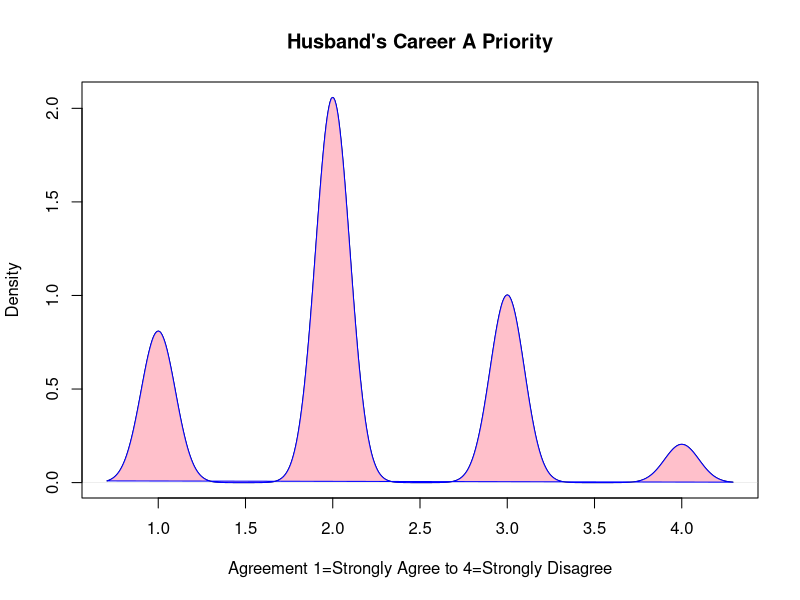
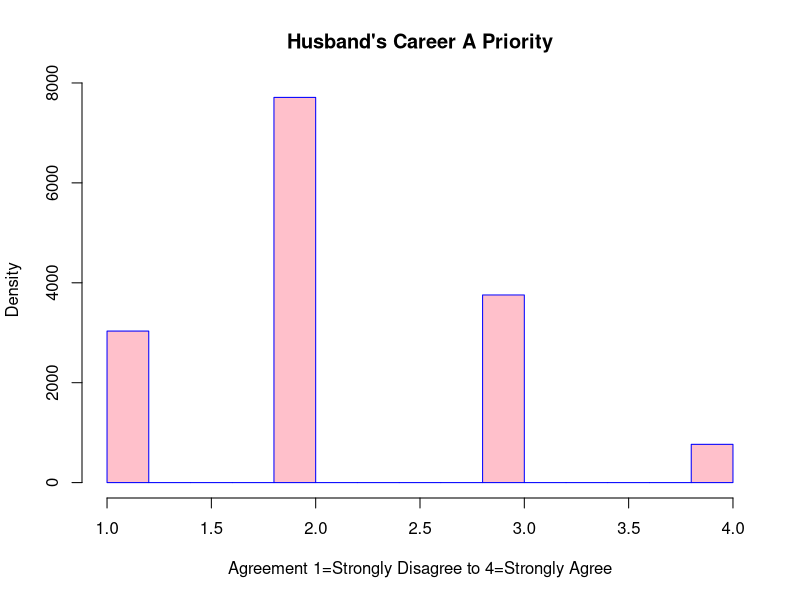
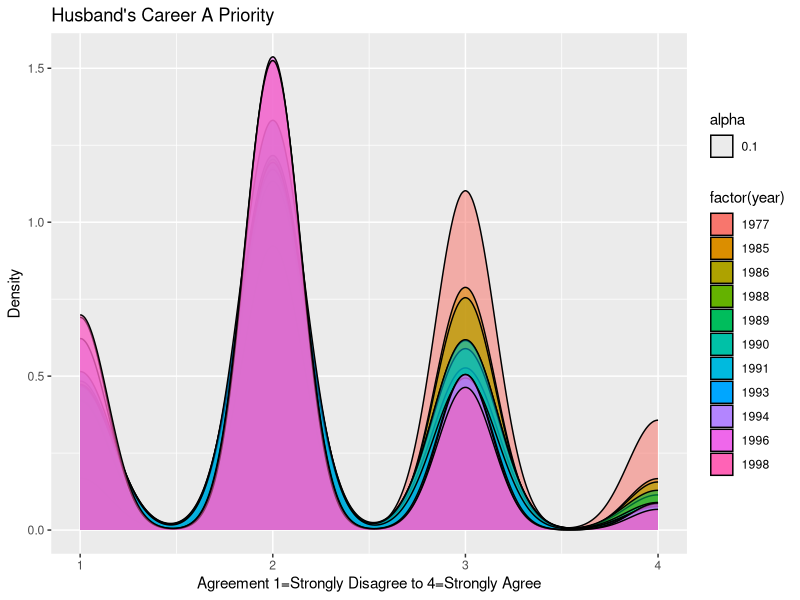
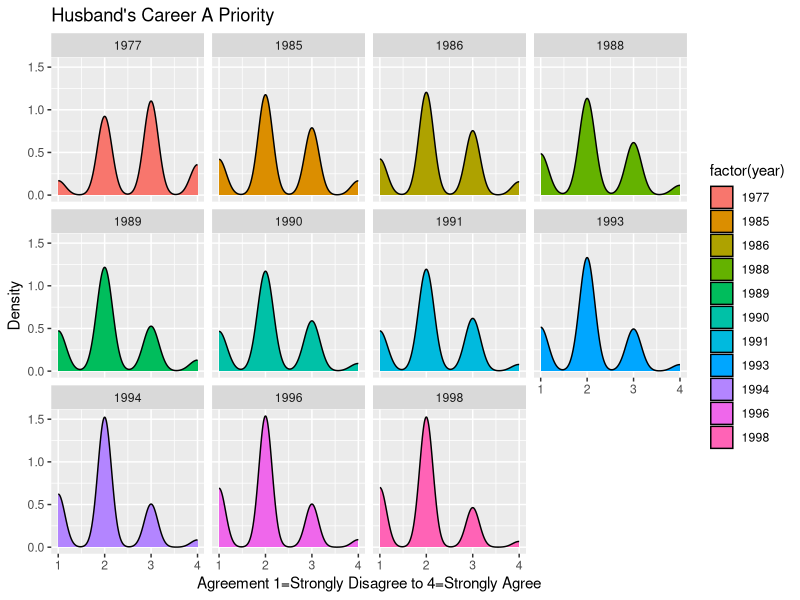
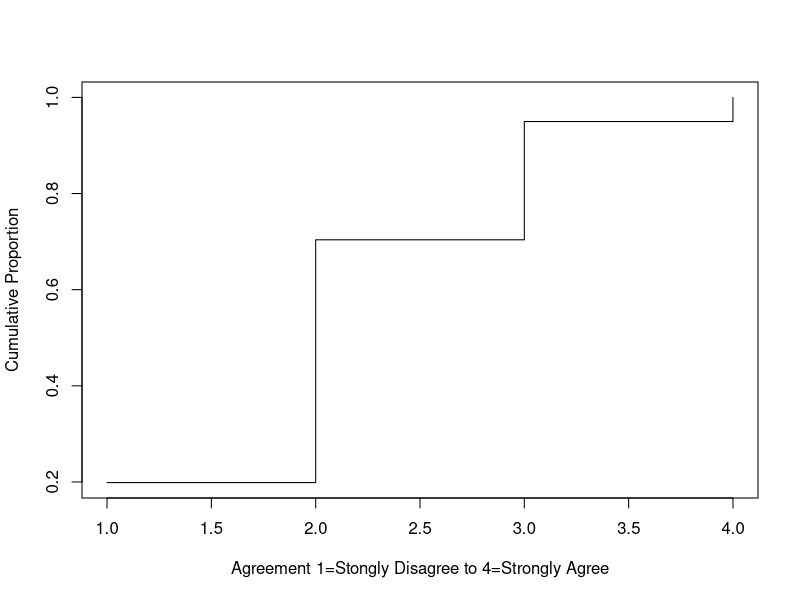
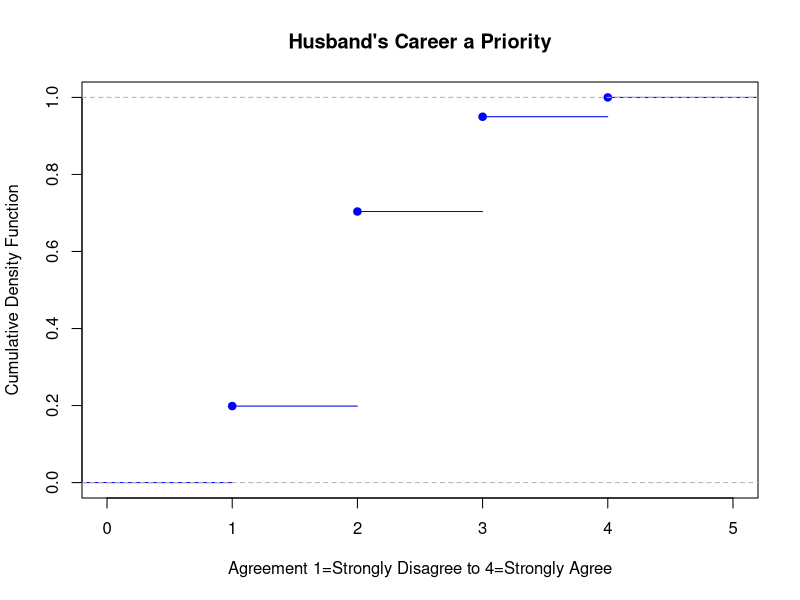
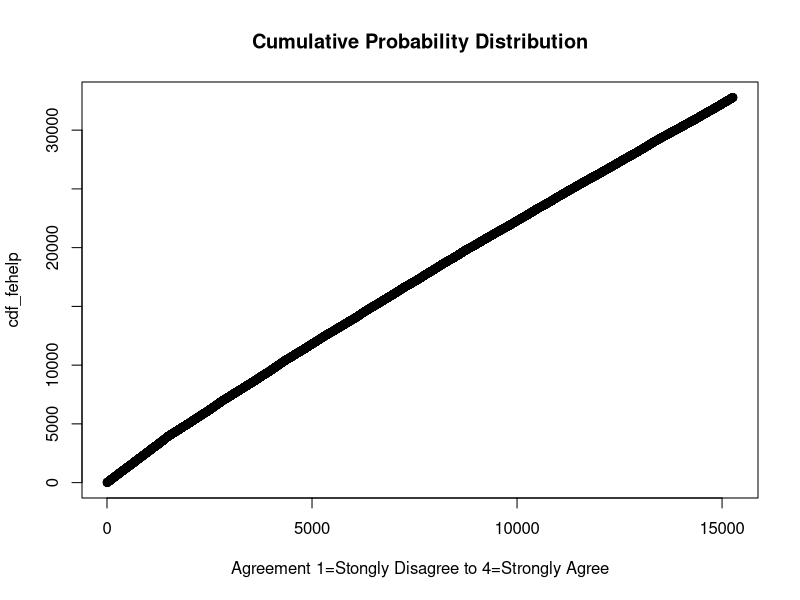
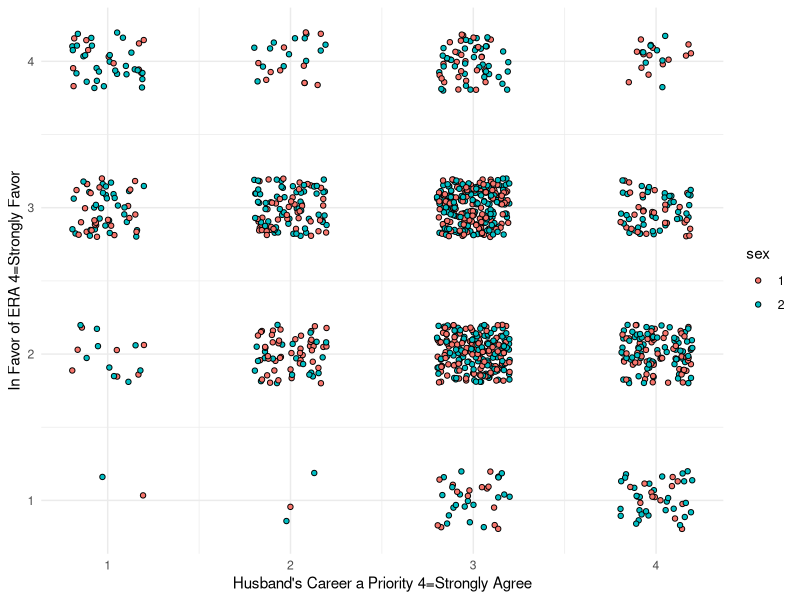

These charts were generated, in order, by the following R code: (Note: this script raises an error after producing the figures.)
## ---- chunk 1
#| label: setup
#| warning: false

# libraries
library(dplyr)
library(MASS)
library(readxl)
library(tidyverse)
library(ggplot2)
library(stats)
library(readr)

knitr::opts_chunk$set(echo = TRUE)
## ---- chunk 2
# This dataset is from the General Social Survey (GSS) which has conducted research from 1972 on American Society. There are 15266 obervations (rows) with 6 variables (columns). The variables are *year*, *age*, *gender*, *race*, *fehelp*, and *era*. 

# For variable *fehelp*, repsondents state whether they 1=Strongly Agree to 4 = Strongly Disagree with the statement, "It is more for a wife to help her husband's career than to have one herself." 

# For *era*, repsondents state whether they 1=Strongly Favor to 4 = Strongly Oppose the Equal Rights Amendment (ERA). 

# This project will look at the two variables *fehelp* and *year* but possibly explore the others. One question to ask is how has the level of agreement for *fehelp* changed over time.  

# This seems to be a relevent question today as the Covid-19 pandemic highlighted the stress of balancing family and work. The National Women's Law Center (2022) states women left the workforce at a disproportionate rate and have not yet recovered. This is a concern because of lost skills, wages, and earning potential. https://nwlc.org/wp-content/uploads/2022/03/FINAL-NWLC-Resilient-But-Not-Recovered-3.29.22.pdf

# Additionally, the BBC (2023) reports, "Researchers for Deloitte’s Women @ Work 2023 report surveyed 5,000 women across 10 countries, 98% of whom were in heterosexual relationships. The data found that nearly 40% of respondents say their partner’s career takes precedence. They cited several reasons, ranging from financial and social factors to the burden of caretaking and household responsibilities. https://www.bbc.com/worklife/article/20230620-why-many-women-prioritise-their-partners-jobs
GSS <- read_csv("Nanci_datafolder/GSS.csv")
GSS
head(GSS)
dim(GSS)
## ---- chunk 3
# Mutating *fehelp* to *fehelpI* by reversing the values 1=Strongly Agree through 4=Strongly Disagree to 1=Strongly Disagree through 4=Strongly Agree because it seems more intuitive for graphing. 
GSSI <- GSS %>% 
  mutate(fehelpI = case_when(
    fehelp == 1 ~ 4, 
    fehelp == 2 ~ 3, 
    fehelp == 3 ~ 2, 
    fehelp == 4 ~ 1))
head(GSSI)
## ---- chunk 4
# Opinion on Husband's Career Pdf vs. Histogram
probability <- density(GSSI$fehelpI)
plot(probability, main = "Husband's Career A Priority", xlab = "Agreement 1=Strongly Agree to 4=Strongly Disagree", 
       ylab  = "Density")
polygon(probability, col = "pink", border = "blue")

hist(GSSI$fehelpI, main = "Husband's Career A Priority", xlab = "Agreement 1=Strongly Disagree to 4=Strongly Agree", 
       ylab  = "Density", col = "pink", border = "blue")
## ---- chunk 5
# Opinion by Year Overlapping vs Separate Pdf's. This can show how the level of aggreement for *fehelpI* has shifted overtime from 1977 to 1998. 
ggplot(GSSI, aes(fehelpI))+
  geom_density((aes(fill=factor(year), alpha=0.1)))+
  ggtitle("Husband's Career A Priority")+
  labs(x = "Agreement 1=Strongly Disagree to 4=Strongly Agree", 
       y= "Density")
                
ggplot(GSSI, aes(fehelpI))+
  geom_density(aes(fill=factor(year))) +
  ggtitle("Husband's Career A Priority")+
  labs(x = "Agreement 1=Strongly Disagree to 4=Strongly Agree", 
       y= "Density")+
  facet_wrap(~ year, ncol = 4)
## ---- chunk 6
# Cdf's for *fehelpI*, a few perspectives of cdf's for ordinal data. 
# Cumulative proportions
ordinal_data <- ordered(GSSI$fehelpI)
cumulative_proportions <- cumsum(table(ordinal_data)) / length(ordinal_data)
plot(cumulative_proportions, type = "s", xlab = "Agreement 1=Stongly Disagree to 4=Strongly Agree", ylab = "Cumulative Proportion")
# Empirical cumulative distribution
cdf <- ecdf(GSSI$fehelpI)
plot(cdf, 
     col ="blue",
     main = "Husband's Career a Priority", 
     xlab = "Agreement 1=Strongly Disagree to 4=Strongly Agree", 
     ylab = "Cumulative Density Function")
# Textbook reference using the function cumsum
cdf_fehelp <- cumsum(GSSI$fehelpI)
plot(cdf_fehelp,
     xlab = "Agreement 1=Stongly Disagree to 4=Strongly Agree",
     main = "Cumulative Probability Distribution")
## ---- chunk 7
# Opinion on Husband's Career grouped by year.  This table displays the mean, median, standard deviation and confidence intervals for *fehelpI* The mean level of agreement about making the husband's career a priority changed from 3=Agree to 2=Disagree and the standard deviation changed from 0.80 in 1972 to 0.74 in 1996. 
GSSI %>% group_by(year) %>% 
  summarize(mean_fehelpI= mean(fehelpI),
            median_fehelpI =median(fehelpI),
            sd_fehelpI =sd(fehelpI), 
            ci_lower_fehelpI= t.test(fehelpI)$conf.int[1],
            ci_upper_fehelpI = t.test(fehelpI)$conf.int[2])
## ---- chunk 8
# Frequency and proportion tables of level of aggreement for *fehelpI* grouped by year
table(GSSI$year, GSSI$fehelpI)
prop.table(table(GSSI$year, GSSI$fehelpI)) %>% {.*100} %>% round(2)
## ---- chunk 9
# Changing from numeric to character data
GSSI$sex <- as.character(GSSI$sex)
# Removing rows with non-numerical cell values for era variable. And reversing the values 1=Strongly Favor - 4=Strongly Oppose to 1=Strongly Oppose - 4=Strongly Favor because it seems more intuitive for graphing. This was only collected in 1972.
GSSI_era <- GSSI[!(is.na(GSSI$era) | GSSI$era==".i"| GSSI$era==".d" | GSSI$era==".n"), ]
unique(GSSI_era$era)
GSSI_era$era <- as.factor(GSSI_era$era)
GSSI_era <- GSSI_era %>% 
  mutate(eraI = case_when(
    era == 1 ~ 4, 
    era == 2 ~ 3, 
    era == 3 ~ 2, 
    era == 4 ~ 1))
head(GSSI_era)
str(GSSI_era)
dim(GSSI_era)
## ---- chunk 10
# *era* is the dependent variable and *fehelpI* is the independent variable.  The position_jitter function was used to visualize the overlapping points. 
GSSI_era %>% ggplot(aes(eraI, fehelpI, fill = sex))+
  geom_point(shape = 21, size = 1.5, position = position_jitter(width = 0.2, height = 0.2)) + 
  labs(x = "Husband's Career a Priority 4=Strongly Agree", y = "In Favor of ERA 4=Strongly Favor") + 
  theme_minimal()
# Basic scatterplot with abline
plot(GSSI_era$eraI,GSSI_era$fehelpI,main="Scatterplot")
abline(eraxfehelpI)
## ---- chunk 11
eraxfehelpI <- lm(GSSI_era$eraI~GSSI_era$fehelpI)
summary(eraxfehelpI)
r_correlation_coef <- cor(GSSI_era$fehelpI, GSSI_era$eraI)
r2_coef_of_determination <- r_correlation_coef^2
eraxfehelpI$coefficients
print(r_correlation_coef) # r=-0.30 represents a negative and weak association between the variables
print(r2_coef_of_determination) # r^2=0.09 also shows a weak relationship between the variables such that only about 9% of the variation in *eraI* is determined by the variation in *fehelpI*
